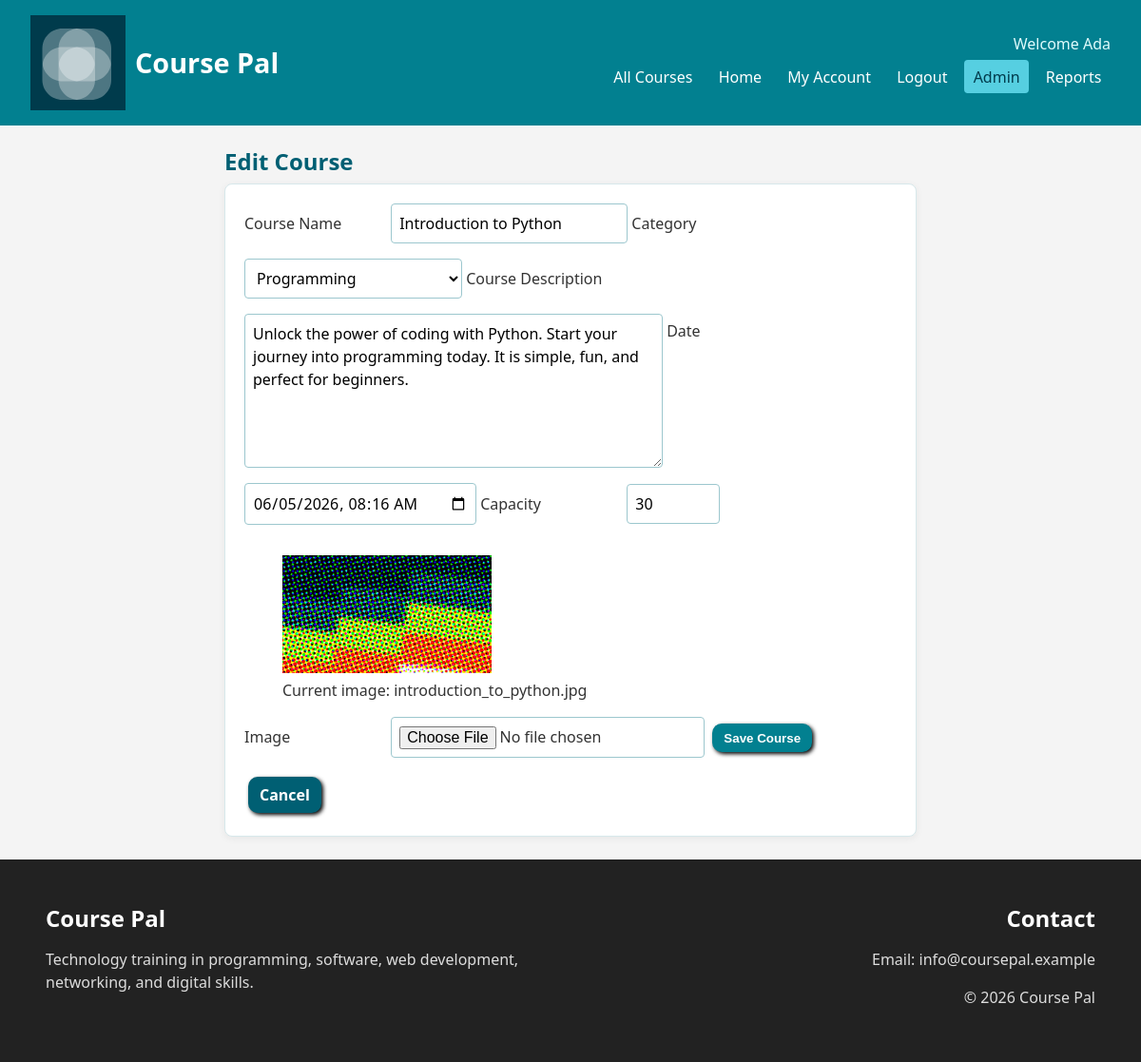
Screenshot of /course-edit.php?id=1 (signed in) with the database file from the repository.
### tables this page shows
CREATE TABLE courses (
  course_id INT NOT NULL AUTO_INCREMENT,
  name VARCHAR(150) NOT NULL,
  description MEDIUMTEXT NOT NULL,
  category_id INT NOT NULL,
  capacity INT NOT NULL,
  date DATETIME NOT NULL,
  course_image TEXT NOT NULL,
  PRIMARY KEY (course_id),
  CONSTRAINT fk_courses_category FOREIGN KEY (category_id) REFERENCES categories(category_id),
  CONSTRAINT check_course_capacity CHECK (capacity > 0)
);

CREATE TABLE categories (
  category_id INT NOT NULL AUTO_INCREMENT,
  category_name VARCHAR(100) NOT NULL,
  category_description VARCHAR(255) NOT NULL,
  category_colour VARCHAR(255) NOT NULL,
  PRIMARY KEY (category_id),
  UNIQUE KEY unique_category_name (category_name)
);

### includes/connectdb.php (called while the page is built, shortened)
<?php
function e(string|int|null $value): string
{
    return htmlspecialchars((string) $value, ENT_QUOTES, 'UTF-8');
}
function get_all_categories(PDO $pdo): array
{
    $statement = $pdo->query('SELECT * FROM categories ORDER BY category_name');
    return $statement->fetchAll();
}
function get_course(PDO $pdo, int $courseId): ?array
{
    $statement = $pdo->prepare(
        'SELECT courses.*, categories.category_name, categories.category_colour,
                (SELECT COUNT(bookings.booking_id) FROM bookings WHERE bookings.course_id = courses.course_id) AS total_bookings
         FROM courses
         INNER JOIN categories ON courses.category_id = categories.category_id
         WHERE courses.course_id = ?'
    );
    $statement->execute([$courseId]);
    $course = $statement->fetch();
    return $course ?: null;
}
?>

### course-edit.php (the view, shortened to what this page needs)
<?php
require 'includes/connectdb.php';
$courseId = (int) ($_GET['id'] ?? 0);
$course = $pdo && $courseId > 0 ? get_course($pdo, $courseId) : null;
$categories = $pdo ? get_all_categories($pdo) : [];
$dateValue = date('Y-m-d\TH:i', strtotime($course['date']));
require 'includes/header.php';
?>
<section class="narrow">
  <h1>Edit Course</h1>
  <form class="panel" method="post" action="course-edit-action.php" enctype="multipart/form-data">
    <label for="name">Course Name</label>
    <input id="name" name="name" type="text" value="<?php echo e($course['name']); ?>" required maxlength="150">
    <label for="category_id">Category</label>
    <select id="category_id" name="category_id" required>
      <?php foreach ($categories as $category): ?>
        <option value="<?php echo e($category['category_id']); ?>" <?php echo (int) $category['category_id'] === (int) $course['category_id'] ? 'selected' : ''; ?>><?php echo e($category['category_name']); ?></option>
      <?php endforeach; ?>
    </select>
    <label for="description">Course Description</label>
    <textarea id="description" name="description" rows="6" required><?php echo e($course['description']); ?></textarea>
    <label for="date">Date</label>
    <input id="date" name="date" type="datetime-local" value="<?php echo e($dateValue); ?>" required>
    <label for="capacity">Capacity</label>
    <input id="capacity" name="capacity" type="number" min="1" max="50" value="<?php echo e($course['capacity']); ?>" required>
    <figure class="image-preview">
      <img src="uploads/<?php echo e($course['course_image']); ?>" alt="Current image for <?php echo e($course['name']); ?>">
      <figcaption>Current image: <?php echo e($course['course_image']); ?></figcaption>
    </figure>
    <label for="courseimage">Image</label>
    <input id="courseimage" name="courseimage" type="file" accept=".jpg,.jpeg,.png,.gif">
    <button class="btn" type="submit">Save Course</button>
    <a class="btn btn_secondary" href="admin.php">Cancel</a>
  </form>
</section>
<?php require 'includes/footer.php'; ?>

### css/styles.css (style rules this page uses)
* { box-sizing: border-box; }
body { margin: 0; font-family: 'Segoe UI', Arial, sans-serif; background-color: #f4f4f4; color: #333; line-height: 1.5; }
section, article, aside { margin: 1.5rem 0; }
section { padding: 0 1rem; }
a { color: #005f73; }
h1, h2, h3, h4, h5, h6 { color: #005f73; margin: 0.5rem 0; line-height: 1.2; }
.panel { background: white; border: 1px solid #d7e8eb; border-radius: 8px; padding: 1.25rem; box-shadow: 0 2px 8px rgba(0, 0, 0, 0.06); }
.narrow { max-width: 760px; margin-left: auto; margin-right: auto; }
label { display: inline-flex; margin: 0.4rem 0; width: 150px; }
input, textarea, select { background: #fff; border: 1px solid #9cc7ce; border-radius: 4px; display: inline-block; font: inherit; margin-bottom: 1rem; max-width: 100%; padding: 0.5rem; }
textarea { vertical-align: top; width: min(100%, 440px); }
.image-preview img { max-width: 220px; }
.btn { background-color: #028090; border: 0; border-radius: 10px; box-shadow: black 2px 2px 4px; color: white; cursor: pointer; display: inline-block; font-weight: bold; margin: 0.25rem; padding: 0.45rem 0.75rem; text-decoration: none; }
.btn_secondary { background-color: #005f73; }

### rows the page displays
courses: name "Introduction to Python", category_id "Programming", description "Unlock the power of coding with Python. Start your journey into programming today. It is simple, fun, and perfect for beginners.", date "06/05/2026 08:16", capacity "30", course_image (picture), course_image "introduction_to_python.jpg"

### other values shown
$welcomeName "Ada"
